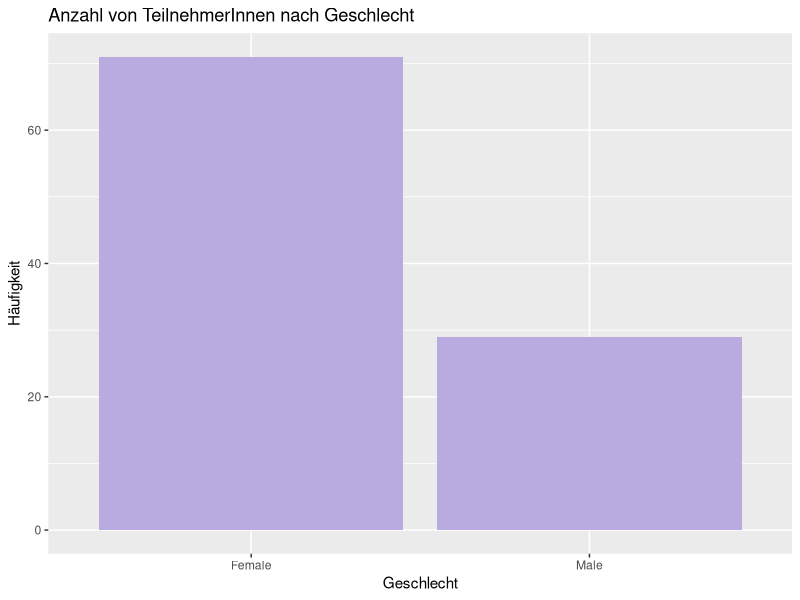
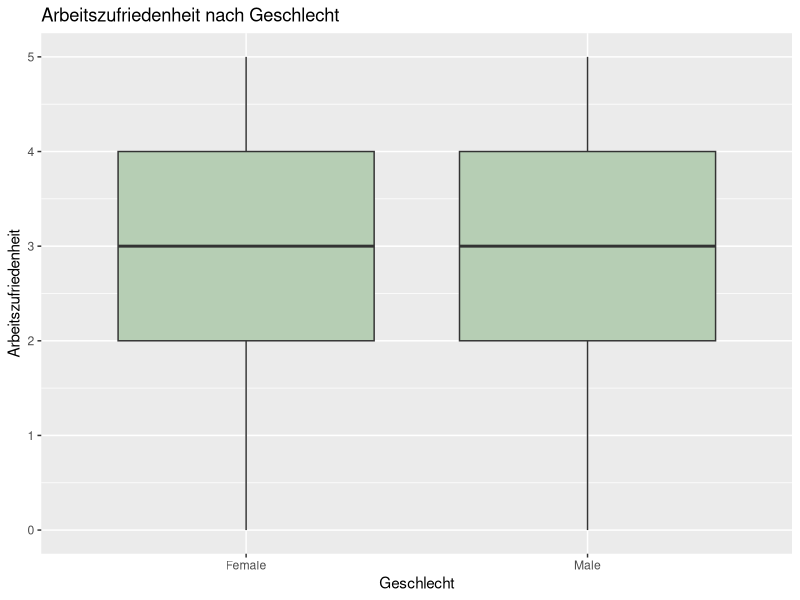
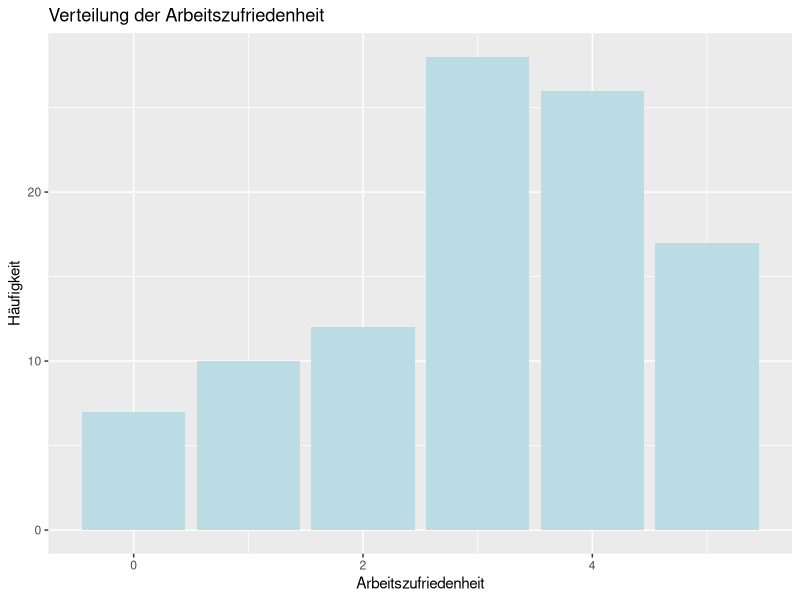

Generate these figures, in order, with R:
# Titel: Datenanalyse der Umfrage zur Arbeitszufridenheit
# Autor: Aurora Monticelli
# Datum: 2025-09-24
# Beschreibung: Dieses Skript analysiert die Umfragedaten zur Arbeitszufriedenheit von Gesundheitsfachpersonen in Basel-Stadt und Basel-Land 

# 1. Pakete laden ---------------------------------------
library(tidyverse)  # Sammlung von Paketen für Datenwissenschaft
library(readxl)     # Für Excel-Dateien

# 2. Daten importieren ---------------------------------
# Daten aus CSV-Datei laden
data <- read.csv("healthcare_job_satisfaction.csv")

# 3. Daten anschuaen ---------------------------------
# Erste Zeilen anzeigen
head(data)

# Datenstruktur untersuchen
print(data)

# Zusammenfassende Statistiken
summary(data)

# Fehlende Werte
sum(is.na(data))



# 3. Visualisierung durch plots ---------------------------------
# Barplot für Anzahl TeilnehmerInnen nach Geschlecht
ggplot(data, aes(x = factor(gender))) + 
  geom_bar(fill = "#b9aadf") +
  labs(title = "Anzahl von TeilnehmerInnen nach Geschlecht", 
       x = "Geschlecht", y = "Häufigkeit")

# Boxplot für Arbeitszufriedenheit nach Geschlecht
ggplot(data, aes(x = factor(gender), y = job_satisfaction)) + 
  geom_boxplot(fill = "#B6CEB4") +
  labs(title = "Arbeitszufriedenheit nach Geschlecht", 
       x = "Geschlecht", y = "Arbeitszufriedenheit")

# Histogram für Arbeitszufriedenheit
ggplot(data, aes(x = job_satisfaction)) + 
  geom_bar(fill = "#BBDCE5") +
  labs(title = "Verteilung der Arbeitszufriedenheit", 
       x = "Arbeitszufriedenheit", y = "Häufigkeit")
